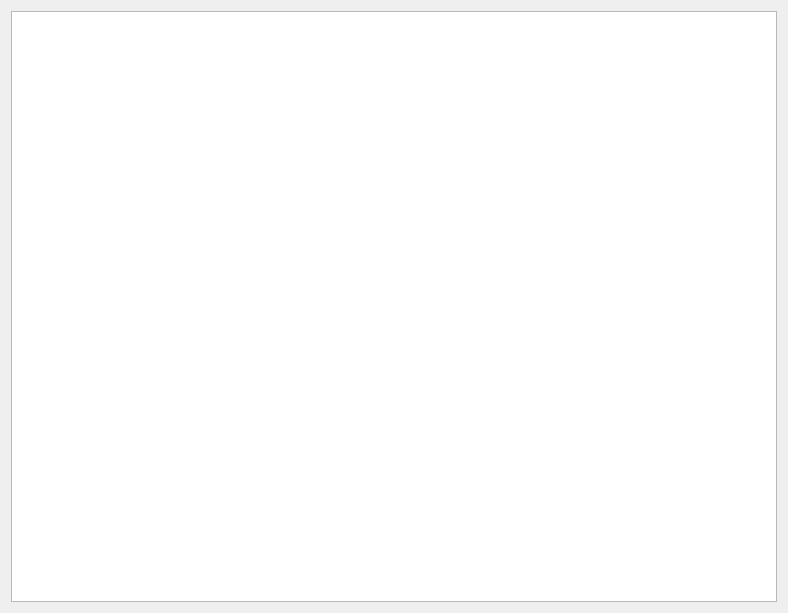
<?xml version="1.0" encoding="UTF-8"?>
<ui version="4.0">
 <class>wdgParticipantes</class>
 <widget class="QWidget" name="wdgParticipantes">
  <property name="geometry">
   <rect>
    <x>0</x>
    <y>0</y>
    <width>788</width>
    <height>613</height>
   </rect>
  </property>
  <property name="windowTitle">
   <string>Form</string>
  </property>
  <layout class="QGridLayout" name="gridLayout">
   <item row="0" column="0">
    <widget class="QTableWidget" name="tblClientes">
     <property name="sizeAdjustPolicy">
      <enum>QAbstractScrollArea::AdjustToContents</enum>
     </property>
     <property name="editTriggers">
      <set>QAbstractItemView::DoubleClicked|QAbstractItemView::EditKeyPressed</set>
     </property>
     <property name="alternatingRowColors">
      <bool>true</bool>
     </property>
     <property name="selectionMode">
      <enum>QAbstractItemView::NoSelection</enum>
     </property>
     <property name="selectionBehavior">
      <enum>QAbstractItemView::SelectRows</enum>
     </property>
     <property name="showGrid">
      <bool>false</bool>
     </property>
     <attribute name="horizontalHeaderVisible">
      <bool>false</bool>
     </attribute>
     <attribute name="horizontalHeaderCascadingSectionResizes">
      <bool>true</bool>
     </attribute>
     <attribute name="verticalHeaderVisible">
      <bool>false</bool>
     </attribute>
     <column>
      <property name="text">
       <string>Id</string>
      </property>
     </column>
     <column>
      <property name="text">
       <string>Nome</string>
      </property>
     </column>
     <column>
      <property name="text">
       <string>Sobre Nome</string>
      </property>
     </column>
     <column>
      <property name="text">
       <string>Incluir</string>
      </property>
     </column>
    </widget>
   </item>
  </layout>
 </widget>
 <resources/>
 <connections/>
</ui>
